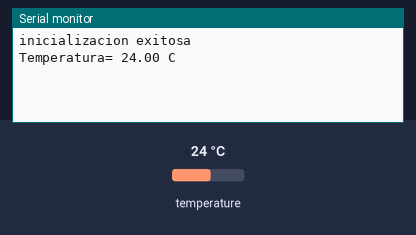
The sketch below on a simulated Arduino Uno, built with avr-gcc and run on an emulated ATmega328P. On the bench: the last lines printed to the serial monitor. The test bench sets the inputs (shaded band); at power-on: temperature 24 °C. Storage starts empty.

Above: at 2.2 s.
2.3 s: temperature set to 12 °C
At 4.0 s:
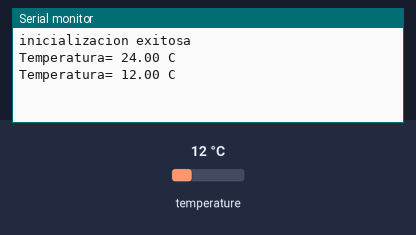
4.8 s: temperature set to 19 °C
At 5.7 s:
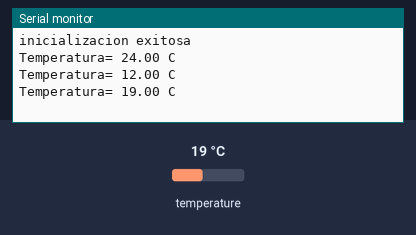
Timing chart, 0 to 7.8 s (numbered marks = the images above; inputs shaded):
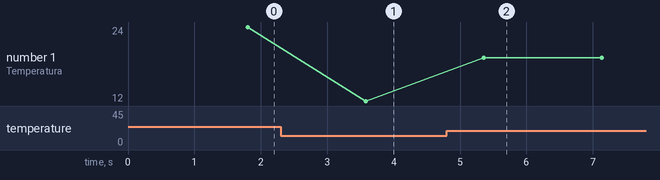

Measured:
- after the input at 2.3 s, the serial monitor: prints a new line after 1.3 s (image 1)
- after the input at 4.8 s, the serial monitor: prints a new line after 0.56 s (image 2)
- plotted number 1: 24 → 12 after the input at 2.3 s, 12 → 19 after the input at 4.8 s

The sketch:

temperatura_grados_SD.ino
```cpp
//problema solo mide cuando esta abierto el puerto serie


#include <OneWire.h>
#include <DallasTemperature.h>
#include <SD.h>

File myFile;

OneWire ourWire(2);                //Se establece el pin 2  como bus OneWire

DallasTemperature sensors(&ourWire); //Se declara una variable u objeto para nuestro sensor


void setup()
{
delay(1000);
Serial.begin(9600);
sensors.begin();   //Se inicia el sensor

if (!SD.begin(4)) {
    Serial.println("No se pudo inicializar");
    return;
  }
  Serial.println("inicializacion exitosa");

}


void loop()
{

myFile = SD.open("datalog.txt", FILE_WRITE);//abrimos  el archivo

sensors.requestTemperatures();   //Se envía el comando para leer la temperatura
float temp= sensors.getTempCByIndex(0); //Se obtiene la temperatura en ºC

Serial.print("Temperatura= ");
Serial.print(temp);
Serial.println(" C");
delay(1000);

//--------------------------------------------


 if (myFile)
    {
        myFile.print("sensor1=");
        myFile.print(temp);
        myFile.println(",");
        myFile.close(); //cerramos el archivo
    }

 else
    {
    Serial.println("Error al abrir el archivo");
    }


}
```
